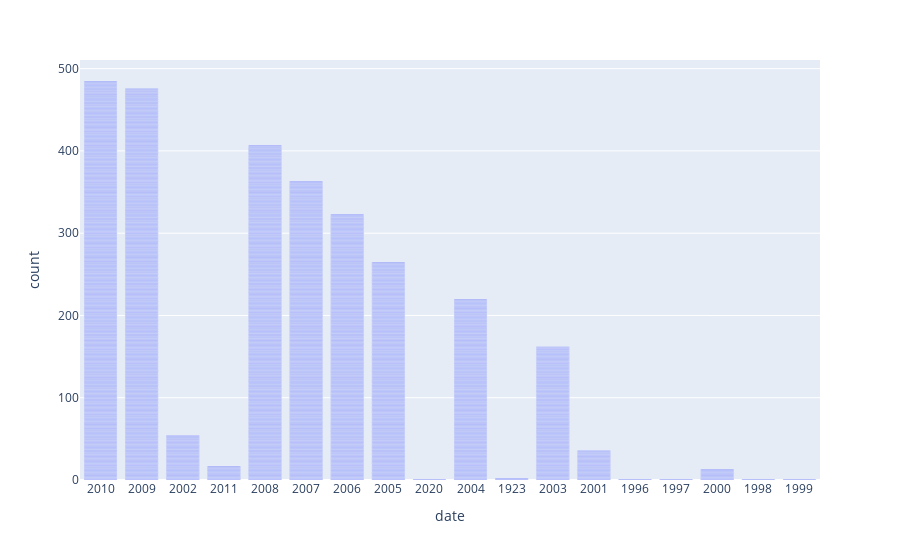

The notebook cell saved with this chart:
### Markdown cell above
Mit Hilfe des folgenden Codes wird die Häufigkeit der jeweiligen Jahreszahlen im Datensatz dargestellt. Dabei wird für jeden Eintrag ein "Strich" gezeichnet, es handelt sich bei der Darstellung also quasi um einen Stapel an Einträgen. Dies lässt sich auch optisch an den Streifen der Balken erkennen. Auch zeigt das Mouseover jedesmal als Anzahl/Count "1" an, auch wenn insgesamt natürlich fast 500 mal die Jahreszahl 2010 im Datensatz vorkommt:

### Code cell
#Mit der Bibliothek plotly können interaktive Graphen geplottet werden:
import plotly.express as px

fig = px.bar(df, x='date') #Mit px.bar() wird jede Zeile des übergebenen DataFrames in Form eines Balken dargestellt. Die Notation wird wie folgt übergeben: dataframe, x-Achse, y-Achse.
fig.show() #Mit der Funktion .show() wird der fertige Graph angezeigt.

### Figure 1 — Plotly figure (JSON) as saved in the notebook; plotly's stock layout.template omitted (floating-point values rounded to 4 significant figures; data arrays with more than 128 entries replaced by an {"elided": "..."} marker saying what was removed)
{"data": [{"alignmentgroup": "True", "hovertemplate": "date=%{x}<br>count=%{y}<extra></extra>", "legendgroup": "", "marker": {"color": "#636efa", "pattern": {"shape": ""}}, "name": "", "offsetgroup": "", "orientation": "v", "showlegend": false, "textposition": "auto", "x": {"elided": "2828 str values"}, "xaxis": "x", "y": {"elided": "2828 int values"}, "yaxis": "y", "type": "bar"}], "layout": {"xaxis": {"anchor": "y", "domain": [0, 1], "title": {"text": "date"}, "type": "category", "range": [-0.5, 17.5], "autorange": true}, "yaxis": {"anchor": "x", "domain": [0, 1], "title": {"text": "count"}, "type": "linear", "range": [0, 510.5], "autorange": true}, "legend": {"tracegroupgap": 0}, "margin": {"t": 60}, "barmode": "relative", "autosize": true}}
